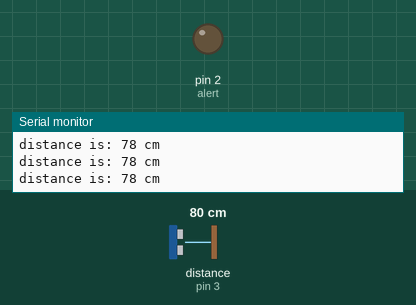
A sketch run on a simulated Arduino Uno, built with avr-gcc and run on an emulated ATmega328P. Shown: output pins drawn as LEDs (lit = HIGH), the last lines printed to the serial monitor. Wiring (inferred from the names in the program): ultrasonic range finder: trigger pin 4; echo pin 3. The test bench sets the inputs (shaded band); at power-on: distance to the obstacle (sensor on pin 3) 80 cm. The echo pulse lasts 58.3 µs per cm; pins used as bus, display or sensor lines are not drawn.

Above: at 1.2 s.
1.3 s: distance to the obstacle (sensor on pin 3) set to 9 cm
2.8 s: distance to the obstacle (sensor on pin 3) set to 6 cm
At 3.1 s:
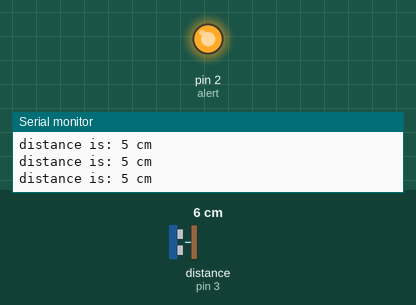
4.3 s: distance to the obstacle (sensor on pin 3) set to 18 cm
At 4.8 s:
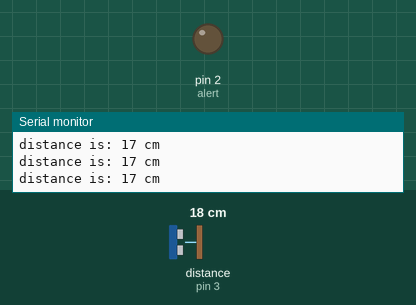
5.8 s: distance to the obstacle (sensor on pin 3) set to 2 cm
At 6.9 s:
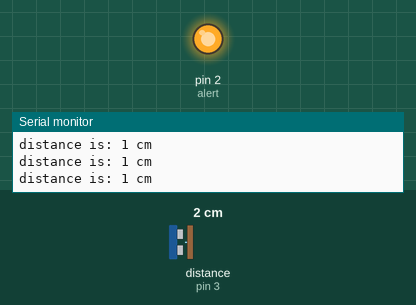
Timing chart, 0 to 8.3 s (numbered marks = the images above; inputs shaded):
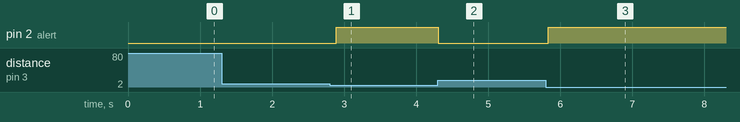

Measured:
- the behaviour switches between 8 and 7 cm on distance to the obstacle (sensor on pin 3) (found by bisection; images 0 and 1)
- after the input at 2.8 s, pin 2 (alert): LOW → HIGH after 0.09 s
- after the input at 4.3 s, pin 2 (alert): HIGH → LOW at once
- after the input at 5.8 s, pin 2 (alert): LOW → HIGH at once

The sketch:

ultraSonic.ino
```cpp
int trig=4;
int echo=3;
int alert=2;
int PTT;
void setup() {
  pinMode(trig,OUTPUT);
  pinMode(echo,INPUT);
  pinMode(alert,OUTPUT);
  Serial.begin(9600);
}

void loop() {
  digitalWrite(trig,LOW);
  delayMicroseconds(10);
  digitalWrite(trig,HIGH);
  delayMicroseconds(10);
  digitalWrite(trig,LOW);
  PTT=pulseIn(echo,HIGH)* 0.034 / 2;
  Serial.print("distance is: ");
  Serial.print(PTT);
  Serial.println(" cm");
  if(PTT<7)digitalWrite(alert,HIGH);
  else digitalWrite(alert,LOW);
  delay(100);


}
```
